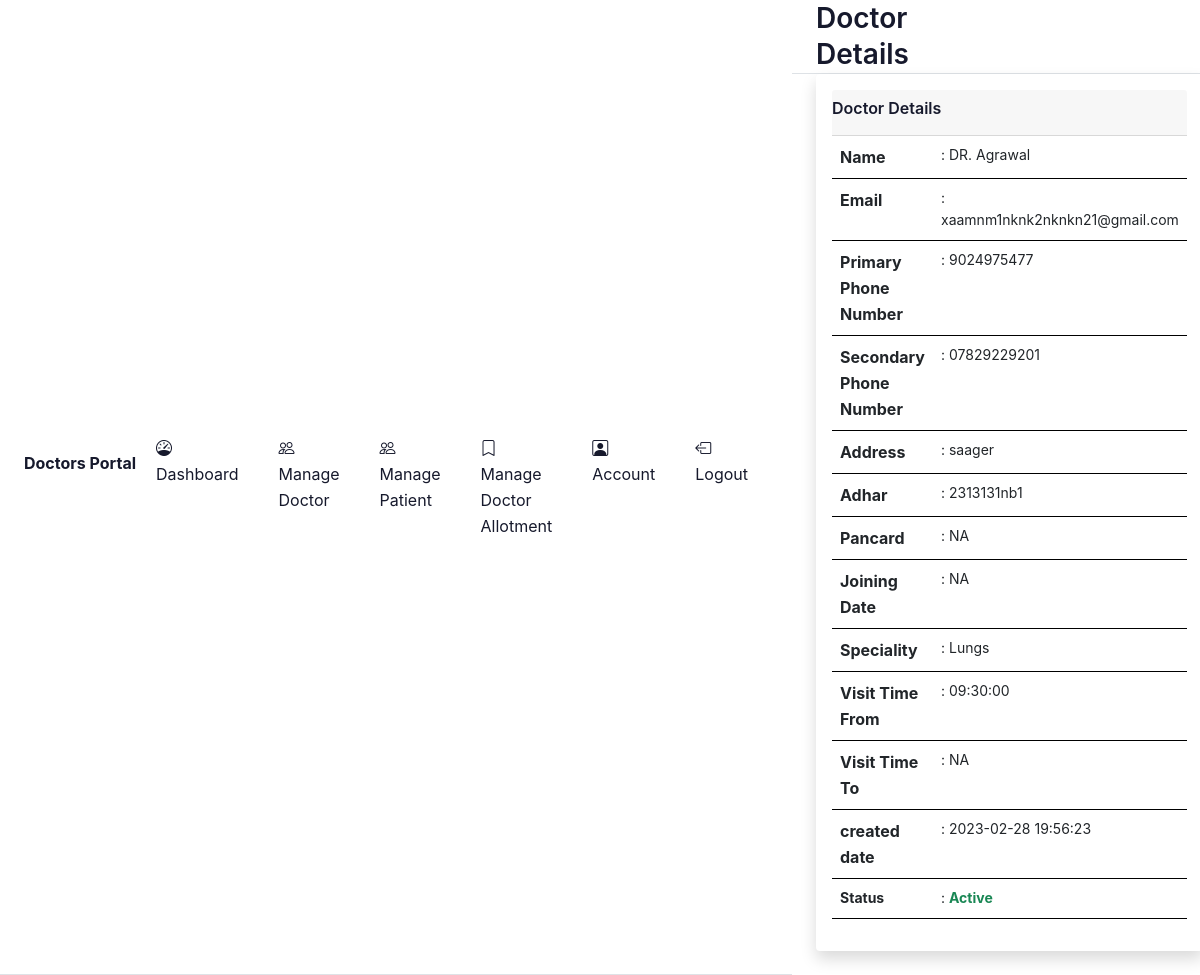
/crm/frontend/user/view_doctor.php?id=2 (signed in), run on the app's committed database.
### tables this page shows
CREATE TABLE `doctor_schema` (
  `id` int(11) NOT NULL,
  `fullname` text NOT NULL,
  `email_id` varchar(200) NOT NULL,
  `primary_contact_number` varchar(15) NOT NULL,
  `secondary_contact_number` varchar(15) DEFAULT NULL,
  `address` text DEFAULT NULL,
  `adharcard_number` varchar(12) DEFAULT NULL,
  `pancard_number` varchar(20) DEFAULT NULL,
  `joining_date` date DEFAULT NULL,
  `speciality_id` int(11) DEFAULT NULL,
  `visit_time_from` time DEFAULT NULL,
  `visit_time_to` time DEFAULT NULL,
  `status` tinyint(4) NOT NULL,
  `username` varchar(200) NOT NULL,
  `password` varchar(200) NOT NULL,
  `created_date` timestamp NOT NULL DEFAULT current_timestamp()
);

CREATE TABLE `speciality_schema` (
  `id` int(11) NOT NULL,
  `title` text NOT NULL DEFAULT 'General',
  `status` tinyint(4) NOT NULL
);

### crm/frontend/user/view_doctor.php (the view, shortened to what this page needs)
<?php
function trim_input_value($data) {
    $data = trim($data);
    $data = stripslashes($data);
    $data = htmlspecialchars($data);
    return $data;
}
?>
<!DOCTYPE html>
<html lang="en">
<head>
    <?php require('./user_components/header_links.php'); ?>
</head>
<body>
    <div class="d-flex flex-column flex-lg-row h-lg-full bg-surface-secondary">
        <?php require('./user_components/side_bar.php'); ?>
        <div class="h-screen flex-grow-1 overflow-y-lg-auto">
            <header class="bg-surface-primary border-bottom pt-6">
                <div class="container-fluid">
                    <div class="mb-npx">
                        <div class="row align-items-center">
                            <div class="col-sm-6 col-12 mb-4 mb-sm-0">
                                <h1 class="h2 mb-0 ls-tight">Doctor Details</h1>
                            </div>
                        </div>
                    </div>
                </div>
            </header>
            <main class="py-6 bg-surface-secondary">
                <div class="container-fluid">
                    <div class="card shadow border-0 p-3 mb-4">
                        <div class="card-header px-0 pt-2 pb-3">
                            <h5 class="mb-0">Doctor Details</h5>
                        </div>
                        <div class="table-responsive">
                            <table class="table table-hover " id="myTable1">
                                <tbody style="border: 0px solid black !important;">
                                    <?php
                                        $doctor_id=trim_input_value($_GET['id']);
                                        $stmt="SELECT doctor_schema.id,fullname,email_id,primary_contact_number,secondary_contact_number,address,adharcard_number,pancard_number,joining_date,visit_time_from,visit_time_to,doctor_schema.status,created_date, speciality_schema.title as speciality_title
                                        FROM `doctor_schema` LEFT JOIN `speciality_schema` ON speciality_schema.id=doctor_schema.speciality_id
                                        WHERE doctor_schema.id=(?) LIMIT 1";
                                        $sql=mysqli_prepare($conn, $stmt);
                                        mysqli_stmt_bind_param($sql,'i',$doctor_id);
                                        $result=mysqli_stmt_execute($sql);
                                        if ($result){
                                                $data= mysqli_stmt_get_result($sql);
                                                        ?>
                                                        <?php
                                                while ($row = mysqli_fetch_array($data)){
                                    ?>
                                    <tr>
                                        <th style="font-size: 16px;"><b>Name</b></th>
                                        <td class="overflow_style2" style="font-size: 14px;">
                                            : <?php echo $row["fullname"];?>
                                        </td>
                                    </tr>
                                    <tr>
                                        <th style="font-size: 16px;"><b>Email</b></th>
                                        <td class="overflow_style2" style="font-size: 14px;">
                                            : <?php echo $row["email_id"];?>
                                        </td>
                                    </tr>
                                    <tr>
                                        <th style="font-size: 16px;"><b>Primary Phone Number</b></th>
                                        <td class="overflow_style2" style="font-size: 14px;">
                                            : <?php echo $row["primary_contact_number"];?>
                                        </td>
                                    </tr>
                                    <tr>
                                        <th style="font-size: 16px;"><b>Secondary Phone Number</b></th>
                                        <td class="overflow_style2" style="font-size: 14px;">
                                            : <?php echo $row["secondary_contact_number"]==null?"NA":$row["secondary_contact_number"];?>
                                        </td>
                                    </tr>
                                    <tr>
                                        <th style="font-size: 16px;"><b>Address</b></th>
                                        <td class="overflow_style2" style="font-size: 14px;">
                                            : <?php echo $row["address"]==null?"NA":$row["address"];?>
                                        </td>
                                    </tr>
                                    <tr>
                                        <th style="font-size: 16px;"><b>Adhar</b></th>
                                        <td class="overflow_style2" style="font-size: 14px;">
                                            : <?php echo $row["adharcard_number"]==null?"NA":$row["adharcard_number"];?>
                                        </td>
                                    </tr>
                                    <tr>
                                        <th style="font-size: 16px;"><b>Pancard</b></th>
                                        <td class="overflow_style2" style="font-size: 14px;">
                                            : <?php echo $row["pancard_number"]==null?"NA":$row["pancard_number"];?>
                                        </td>
                                    </tr>
                                    <tr>
                                        <th style="font-size: 16px;"><b>Joining Date</b></th>
                                        <td class="overflow_style2" style="font-size: 14px;">
                                            : <?php echo $row["joining_date"]==null?"NA":$row["joining_date"];?>
                                        </td>
                                    </tr>
                                    <tr>
                                        <th style="font-size: 16px;"><b>Speciality</b></th>
                                        <td class="overflow_style2" style="font-size: 14px;">
                                            : <?php echo $row["speciality_title"]==null?"NA":$row["speciality_title"];?>
                                        </td>
                                    </tr>
                                    <tr>
                                        <th style="font-size: 16px;"><b>Visit Time From</b></th>
                                        <td class="overflow_style2" style="font-size: 14px;">
                                            : <?php echo $row["visit_time_from"]==null?"NA":$row["visit_time_from"];?>
                                        </td>
                                    </tr>
                                    <tr>
                                        <th style="font-size: 16px;"><b>Visit Time To</b></th>
                                        <td class="overflow_style2" style="font-size: 14px;">
                                            : <?php echo $row["visit_time_to"]==null?"NA":$row["visit_time_to"];?>
                                        </td>
                                    </tr>
                                    <tr>
                                        <th style="font-size: 16px;"><b>created date</b></th>
                                        <td class="overflow_style2" style="font-size: 14px;">
                                            : <?php echo ($row["created_date"]);?>
                                        </td>
                                    </tr>
                                    <tr>
                                        <th style="font-size: 14px;"><b>Status</b></th>
                                        <td class="overflow_style2" style="font-size: 14px;">
                                            : <?php
                                            if($row["status"]==1){
                                                echo "<b class='text-success'>Active</b>";
                                            }
                                            ?>
                                        </td>
                                    </tr>
                                    <?php
                                    }
                                }
                                else{
                                    mysqli_error($conn);
                                }
                                ?>
                                </tbody>
                            </table>
                        </div>
                    </div>
                </div>
            </main>
        </div>
    </div>
</body>
</html>

### data on the page
doctor_schema: fullname "DR. Agrawal", email "xaamnm1nknk2nknkn21@gmail.com", primary_contact_number "9024975477", secondary_contact_number "07829229201", address "saager", adharcard_number "2313131nb1", shows "NA", speciality_schema.title "Lungs", visit_time_from "09:30:00", created_date "2023-02-28 19:56:23", status "Active"
